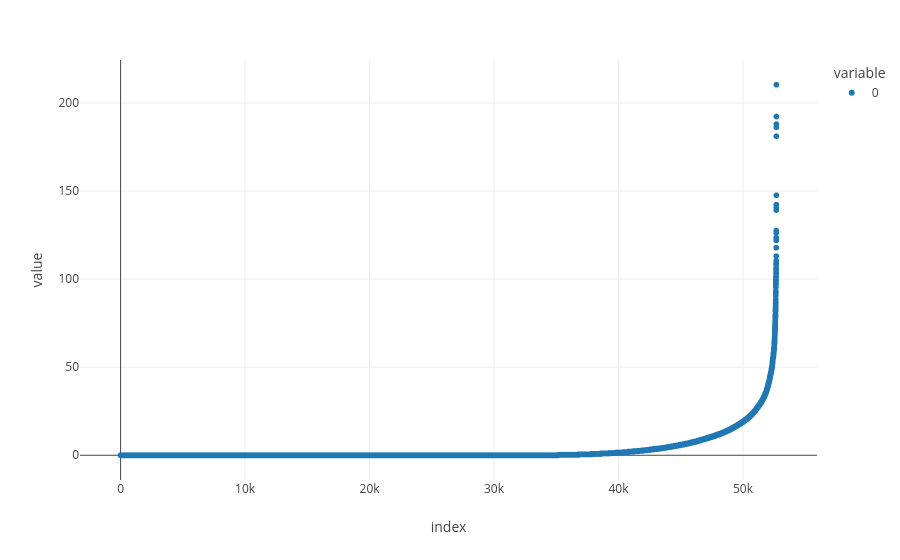

Here is the notebook cell this chart was saved with:
### Code cell
# plot sorted data
px.scatter(dummy.PRCPmm.sort_values().values, template='none')

# plot sorted data with undercut probability
#fig = px.scatter(x=(np.arange(len(dummy))+1)/(len(dummy)+1), y=dummy.PRCPmm.sort_values().values, template='none')
#fig.update_layout(xaxis_title='P_undercut', yaxis_title='Precip (mm/day)')
#fig.show()

### Figure 1 — Plotly figure (JSON) as saved in the notebook; plotly's stock layout.template omitted (floating-point values rounded to 4 significant figures; data arrays with more than 128 entries replaced by an {"elided": "..."} marker saying what was removed)
{"data": [{"hovertemplate": "variable=0<br>index=%{x}<br>value=%{y}<extra></extra>", "legendgroup": "0", "marker": {"color": "#1F77B4", "symbol": "circle"}, "mode": "markers", "name": "0", "showlegend": true, "type": "scattergl", "x": {"elided": "52687 int values"}, "xaxis": "x", "y": {"elided": "52687 float values"}, "yaxis": "y"}], "layout": {"legend": {"title": {"text": "variable"}, "tracegroupgap": 0}, "margin": {"t": 60}, "xaxis": {"anchor": "y", "domain": [0, 1], "title": {"text": "index"}}, "yaxis": {"anchor": "x", "domain": [0, 1], "title": {"text": "value"}}}}
